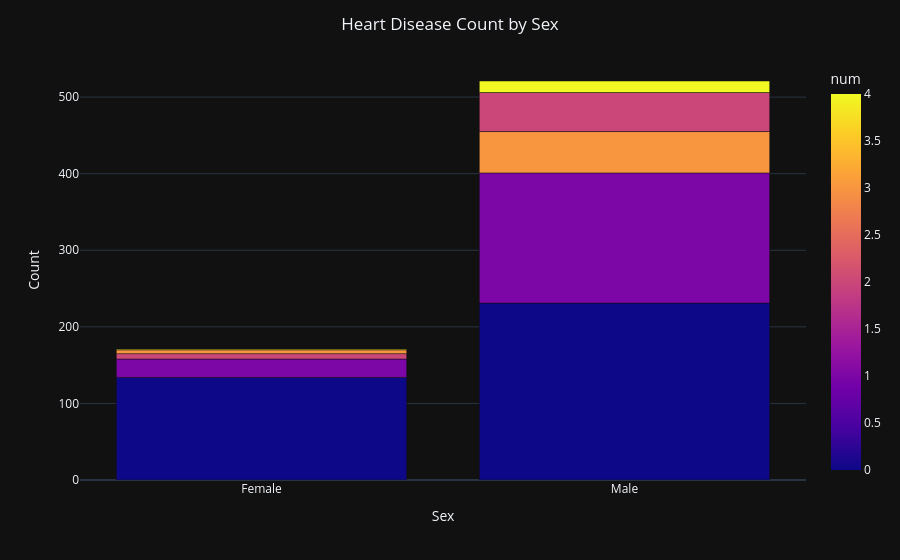

The cell this chart's notebook holds for it:
### Code cell
#grouped bar chart visualizing heart disease counts by sex using plotly.express
import plotly.express as px
data = heart.groupby('sex')['num'].value_counts().reset_index(name='count')
fig = px.bar(data, x='sex', y='count', color='num', barmode='group',template='plotly_dark')
fig.update_layout(title='Heart Disease Count by Sex',
                  title_x=0.5,
                  xaxis_title='Sex',
                  yaxis_title='Count',
                  legend_title='Heart Disease')
fig.show()

### Figure 1 — Plotly figure (JSON) as saved in the notebook; plotly's stock layout.template omitted (floating-point values rounded to 4 significant figures)
{"data": [{"alignmentgroup": "True", "hovertemplate": "sex=%{x}<br>count=%{y}<br>num=%{marker.color}<extra></extra>", "legendgroup": "", "marker": {"color": [0, 1, 2, 3, 4, 0, 1, 3, 2, 4], "coloraxis": "coloraxis", "pattern": {"shape": ""}}, "name": "", "offsetgroup": "", "orientation": "v", "showlegend": false, "textposition": "auto", "type": "bar", "x": ["Female", "Female", "Female", "Female", "Female", "Male", "Male", "Male", "Male", "Male"], "xaxis": "x", "y": [134, 24, 7, 5, 1, 231, 170, 54, 51, 15], "yaxis": "y"}], "layout": {"autosize": true, "barmode": "group", "coloraxis": {"colorbar": {"title": {"text": "num"}}, "colorscale": [[0, "#0d0887"], [0.1111, "#46039f"], [0.2222, "#7201a8"], [0.3333, "#9c179e"], [0.4444, "#bd3786"], [0.5556, "#d8576b"], [0.6667, "#ed7953"], [0.7778, "#fb9f3a"], [0.8889, "#fdca26"], [1, "#f0f921"]]}, "legend": {"title": {"text": "Heart Disease"}, "tracegroupgap": 0}, "margin": {"t": 60}, "title": {"text": "Heart Disease Count by Sex", "x": 0.5}, "xaxis": {"anchor": "y", "autorange": true, "domain": [0, 1], "range": [-0.5, 1.5], "title": {"text": "Sex"}, "type": "category"}, "yaxis": {"anchor": "x", "autorange": true, "domain": [0, 1], "range": [0, 548.4], "title": {"text": "Count"}, "type": "linear"}}}
